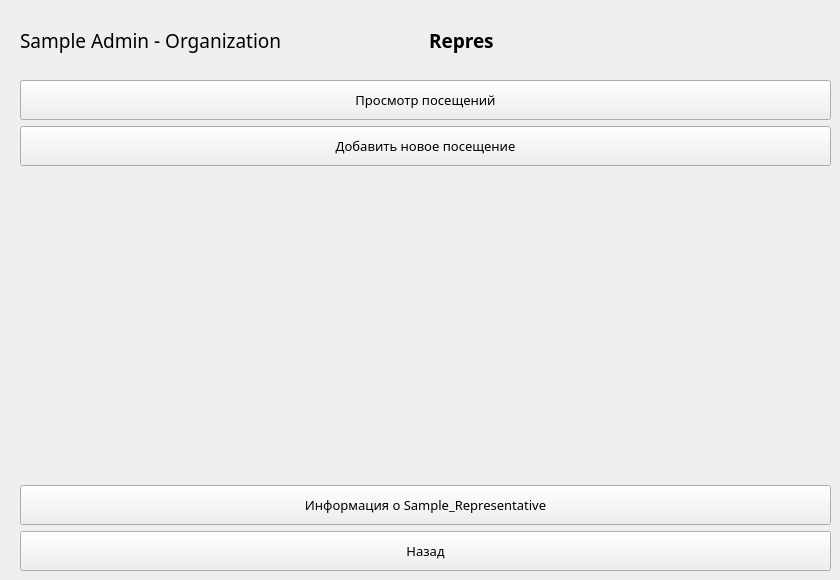
    <widget class="QWidget" name="adminMyRepresMenu">
     <widget class="QWidget" name="layoutWidget_3">
      <property name="geometry">
       <rect>
        <x>20</x>
        <y>80</y>
        <width>811</width>
        <height>491</height>
       </rect>
      </property>
      <layout class="QVBoxLayout" name="represButtons_3">
       <item>
        <widget class="QPushButton" name="adminMyRepresViewVisitsButton">
         <property name="minimumSize">
          <size>
           <width>0</width>
           <height>40</height>
          </size>
         </property>
         <property name="font">
          <font>
           <family>Century Gothic</family>
           <pointsize>10</pointsize>
          </font>
         </property>
         <property name="text">
          <string>Просмотр посещений</string>
         </property>
        </widget>
       </item>
       <item>
        <widget class="QPushButton" name="adminMyRepresAddNewVisitButton">
         <property name="minimumSize">
          <size>
           <width>0</width>
           <height>40</height>
          </size>
         </property>
         <property name="font">
          <font>
           <family>Century Gothic</family>
           <pointsize>10</pointsize>
          </font>
         </property>
         <property name="text">
          <string>Добавить новое посещение</string>
         </property>
        </widget>
       </item>
       <item>
        <spacer name="verticalSpacer_4">
         <property name="orientation">
          <enum>Qt::Vertical</enum>
         </property>
         <property name="sizeHint" stdset="0">
          <size>
           <width>20</width>
           <height>40</height>
          </size>
         </property>
        </spacer>
       </item>
       <item>
        <widget class="QPushButton" name="adminMyRepresInfoButton">
         <property name="minimumSize">
          <size>
           <width>0</width>
           <height>40</height>
          </size>
         </property>
         <property name="font">
          <font>
           <family>Century Gothic</family>
           <pointsize>10</pointsize>
          </font>
         </property>
         <property name="text">
          <string>Информация о Sample_Representative</string>
         </property>
        </widget>
       </item>
       <item>
        <widget class="QPushButton" name="admiMyRepresBackButton">
         <property name="minimumSize">
          <size>
           <width>0</width>
           <height>40</height>
          </size>
         </property>
         <property name="font">
          <font>
           <family>Century Gothic</family>
           <pointsize>10</pointsize>
          </font>
         </property>
         <property name="text">
          <string>Назад</string>
         </property>
        </widget>
       </item>
      </layout>
     </widget>
     <widget class="QWidget" name="layoutWidget">
      <property name="geometry">
       <rect>
        <x>20</x>
        <y>20</y>
        <width>811</width>
        <height>41</height>
       </rect>
      </property>
      <layout class="QHBoxLayout" name="horizontalLayout_8">
       <item>
        <widget class="QLabel" name="adminMyRepresAdminLabel">
         <property name="font">
          <font>
           <family>Century Gothic</family>
           <pointsize>14</pointsize>
           <underline>false</underline>
          </font>
         </property>
         <property name="text">
          <string>Sample Admin - Organization</string>
         </property>
        </widget>
       </item>
       <item>
        <widget class="QLabel" name="adminMyRepresRepresLabel">
         <property name="font">
          <font>
           <family>Century Gothic</family>
           <pointsize>14</pointsize>
           <weight>75</weight>
           <bold>true</bold>
           <underline>false</underline>
          </font>
         </property>
         <property name="text">
          <string>Repres</string>
         </property>
        </widget>
       </item>
      </layout>
     </widget>
    </widget>
